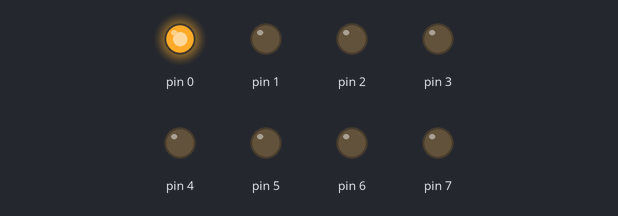
Bench run of a sketch on a simulated Arduino Uno, built with avr-gcc and run on an emulated ATmega328P. Parts: output pins drawn as LEDs (lit = HIGH).

Above: at 0.5 s.
At 1.5 s:
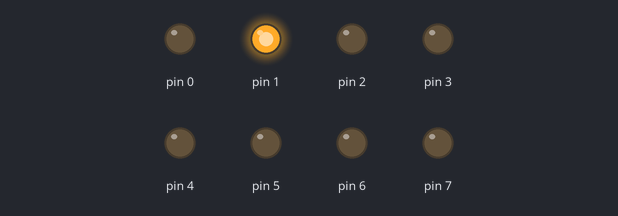
At 3.5 s:
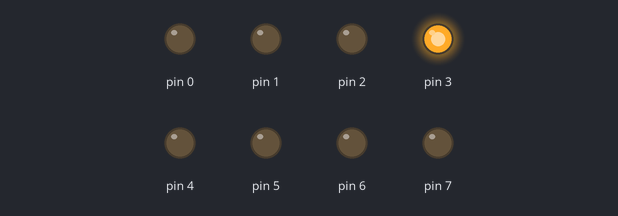
At 4.5 s:
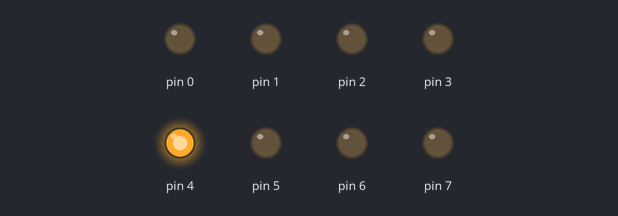
At 6.5 s:
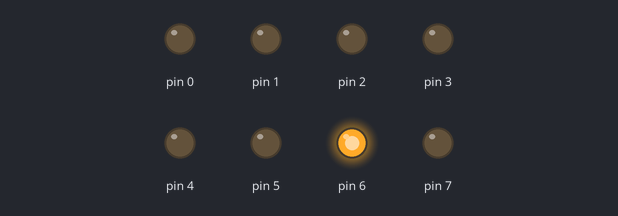
At 12.9 s:
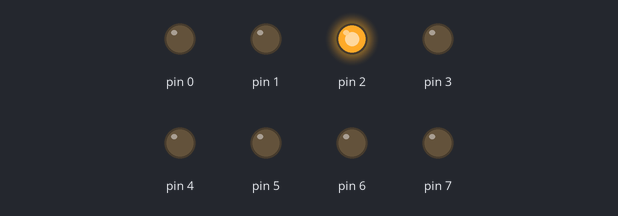
Timing chart, 0 to 13.5 s (numbered marks = the images above):
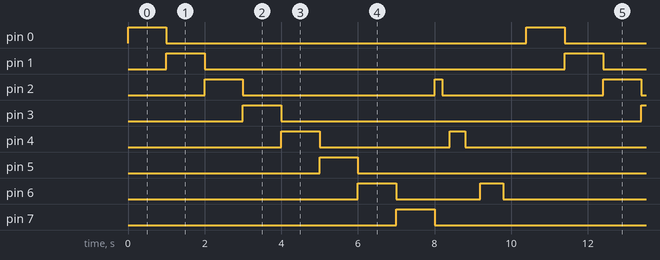

The sketch:

_____.c.ino
```cpp
void setup()
{
  pinMode(0, OUTPUT);
  pinMode(1, OUTPUT);
  pinMode(2, OUTPUT);
  pinMode(3, OUTPUT);
  pinMode(4, OUTPUT);
  pinMode(5, OUTPUT);
  pinMode(6, OUTPUT);
  pinMode(7, OUTPUT);
}

void loop()
{
  int i;
  for(i=0;i<8;i++)
  {
    if(i%2==0)
    {
  digitalWrite(i, HIGH);
  delay(1000); // Wait for 1000 millisecond(s)
  digitalWrite(i+1, HIGH);
  digitalWrite(i, LOW);
  delay(1000); // Wait for 1000 millisecond(s)
  digitalWrite(i+1, LOW);
    }
}
  int j;
  for(j=0;j<8;j++)
  {
    if(j%2==0)
    {
    digitalWrite(j, HIGH);
    delay(j*100); // Wait for 1000 millisecond(s)
    digitalWrite(j, LOW);
    delay(j*100); // Wait for 1000 millisecond(s)
    }
  }
}
```

Measured:
- by itself, pin 0, pin 1, pin 3, pin 5, pin 7: alternates HIGH for 1.0 s and LOW for 9.4 s
- by itself, pin 2: repeats every 10.4 s: LOW 5.0 s, HIGH 0.20 s, LOW 4.2 s, HIGH 1.0 s
- by itself, pin 4: repeats every 10.4 s: LOW 3.4 s, HIGH 0.40 s, LOW 5.6 s, HIGH 1.0 s
- by itself, pin 6: repeats every 10.4 s: LOW 2.2 s, HIGH 0.60 s, LOW 6.6 s, HIGH 1.0 s
